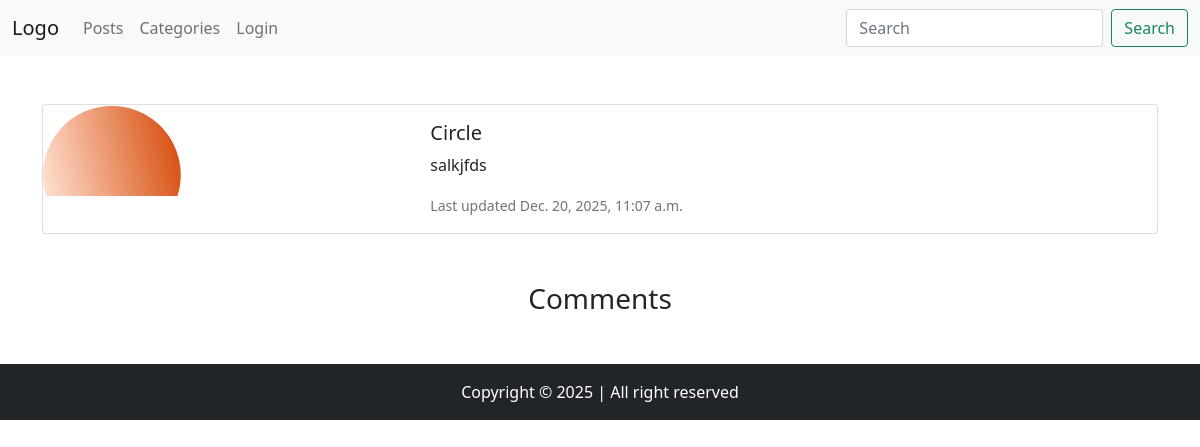
The page /post/detail/1/ on the database as committed earlier.
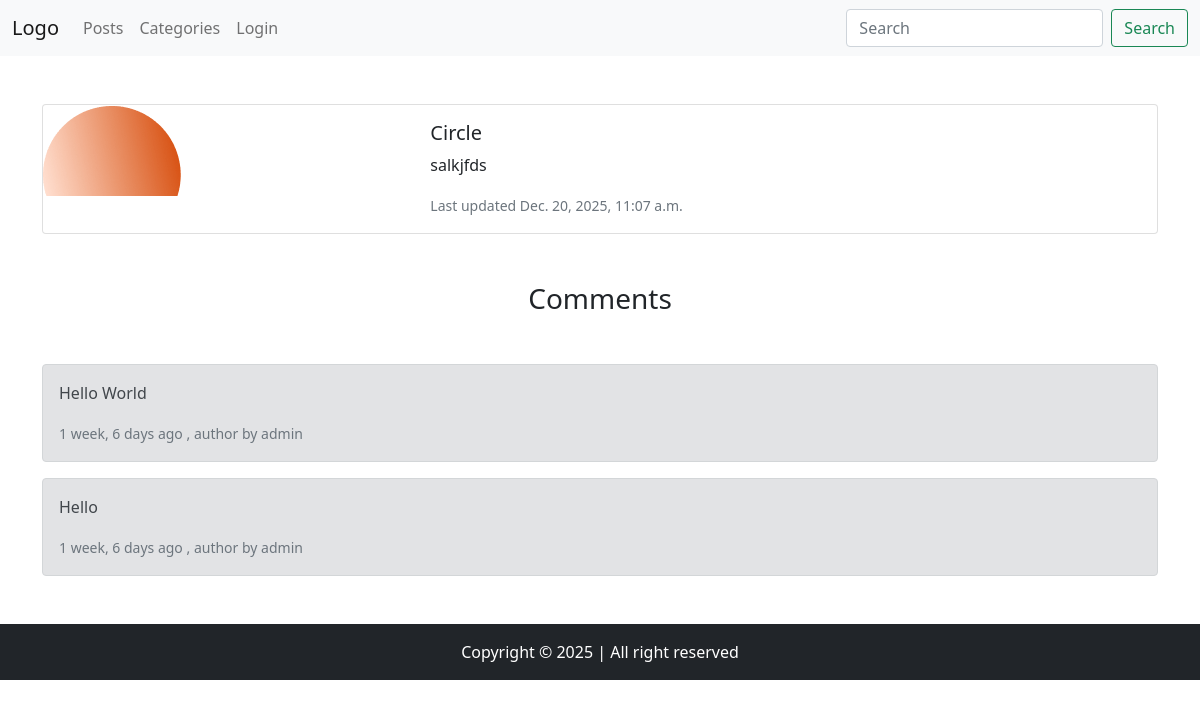
The same page on the database as committed later.
### app/models.py (models this page shows)
class CommentModel(models.Model):
    message = models.TextField()
    author = models.ForeignKey(User, on_delete=models.CASCADE)
    post = models.ForeignKey(PostModel, on_delete=models.CASCADE)
    created_at = models.DateTimeField(auto_now_add=True)
    updated_at = models.DateTimeField(auto_now=True)

### app/views.py (the view)
# urls.py: path("post/detail/<int:pk>/", views.post_detail),
def post_detail(request, pk):
    post = PostModel.objects.get(id=pk)
    comments = CommentModel.objects.filter(post_id=post.id).order_by("-created_at")
    context = {"post": post, "comments": comments}
    return render(request, "post_detail.html", context)

### templates/post_detail.html (shortened to what this page needs)
{% extends 'components/base.html' %}
{% load humanize %}
{% block body %}
<div class="card mb-3">
    <div class="row g-0">
        <div class="col-md-4">
            <img src="{{ post.image.url }}" class="img-fluid rounded-start" alt="{{ post.title }}">
        </div>
        <div class="col-md-8">
            <div class="card-body">
                <h5 class="card-title">{{ post.title }}</h5>
                <p class="card-text">{{ post.description }}</p>
                <p class="card-text"><small class="text-muted">Last updated {{ post.updated_at }}</small></p>
            </div>
        </div>
    </div>
</div>
<div class="mt-5">
    <h3 class="text-center mb-5">Comments</h3>
    {% for comment in comments %}
    <div class="alert alert-secondary" role="alert">
        <div class="d-flex align-items-center justify-content-between">
            <div>
                <p>{{comment.message}}</p>
                <small class="text-muted">{{comment.created_at|naturaltime}} , author by
                    {{comment.author.username}}</small>
            </div>
        </div>
    </div>
    {% endfor %}
</div>
{% endblock %}

Rows that differ between the two databases and show on the page:
added CommentModel: message "Hello World", created_at "1 week, 6 days ago", author.username "admin"
added CommentModel: message "Hello", created_at "1 week, 6 days ago", author.username "admin"
